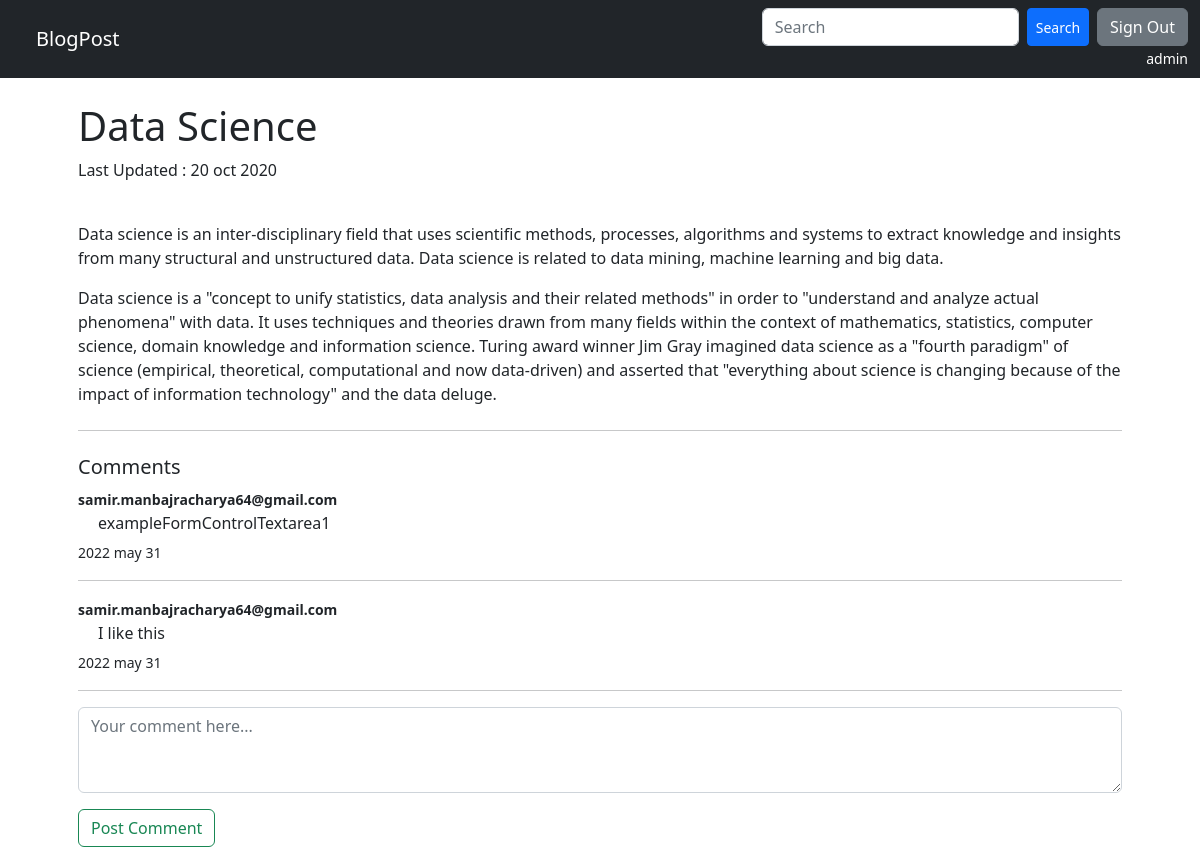
The page /2020/10/20/data-science/ (signed in) on the database its author committed.
### blog/models.py (models this page shows, shortened)
class Post(models.Model):
    STATUS_CHOICES=(
        ('draft','Draft'),
        ('published','Published')
    )
    title = models.CharField(max_length=250)
    slug = models.SlugField(max_length=250,unique_for_date='publish')
    author = models.ForeignKey(User,on_delete=models.CASCADE,related_name='blog_posts')
    body =  models.TextField()
    publish = models.DateTimeField(default=timezone.now)
    created = models.DateTimeField(auto_now_add=True)
    updated = models.DateTimeField(auto_now=True)
    status = models.CharField(max_length=10,choices=STATUS_CHOICES,default='draft')
    class Meta:
        ordering = ('-publish',)

class Comment(models.Model):
    post	=	models.ForeignKey(Post,on_delete=models.CASCADE, related_name='comments')
    user	=	models.ForeignKey(User,on_delete=models.CASCADE)
    body	=	models.TextField()
    created	=	models.DateTimeField(auto_now_add=True)
    updated	=	models.DateTimeField(auto_now=True)
    active	=	models.BooleanField(default=True)
    class Meta:
        ordering	=	('created',)

### blog/views.py (the view)
# urls.py: path('<int:year>/<int:month>/<int:day>/<slug:post>/',v.post_detail,name='blog_detail'),
def post_detail(request,year,month,day,post):
    post = get_object_or_404(Post,slug=post,publish__year=year,publish__month=month,publish__day=day)
    if request.method == 'POST':
        if not request.user.is_authenticated:
            return redirect('account:login')
        else:
            new_comment = request.POST.get('exampleFormControlTextarea1')
            Comment(post=post,user=User.objects.get(username=request.user),body=new_comment).save()
    comments=post.comments.filter(active=True)
    context={
        'post':post,
        'comments':comments,
    }
    return render(request,'blog/post_detail.html',context)

### templates/blog/post_detail.html (shortened to what this page needs)
{% extends "base.html" %}
{% block content %}
    <h1>{{	post.title	}}</h1>
    <p	class="date">
        Last Updated : {{ post.publish|date:'d b Y' }}
    </p>
    <p class="pt-2">
        {{ post.body|linebreaks }}
    </p>
    <hr class="my-4">
    <p class="h5">Comments</p>
    {% for comment in comments %}
        <div >
            <strong><small>{{comment.user}}</small></strong>
            <p style="margin: 0; padding-bottom:5px; padding-left:20px;">{{comment.body}}</p>
            <small>{{comment.updated|date:'Y b d'}}</small>
            <hr>
        </div>
    {% empty %}
        <p>There are no comments yet.</p>
    {% endfor %}
    <form action="" method="POST" class="mb-3">
          <div class="mb-3">
            <textarea class="form-control" name="exampleFormControlTextarea1" id="exampleFormControlTextarea1" rows="3" placeholder="Your comment here..."></textarea>
          </div>
        <button type="submit" class="btn btn-outline-success">Post Comment</button>
    </form>
{% endblock content %}

### templates/base.html (shortened to what this page needs)
<!doctype html>
<html lang="en">
  <head>
    <link href="https://cdn.jsdelivr.net/npm/bootstrap@5.2.0-beta1/dist/css/bootstrap.min.css" rel="stylesheet">
  </head>
  <body>
    <nav class="navbar navbar-dark bg-dark">
      <div class="container-fluid">
        <a class="navbar-brand ps-4" href="{% url 'blog:blog_list' %}">BlogPost</a>
        <div class="">
          <div class="d-flex">
            <form class="d-flex" role="search" action="{% url 'blog:search_content' %}">
              <input class="form-control me-2" name='q' type="search" placeholder="Search" aria-label="Search">
              <button class="btn btn-primary btn-sm" type="submit">Search</button>
            </form>
            {% if user.is_authenticated %}
              <form action="{% url 'account:logout' %}">
                <button class="btn btn-secondary ms-2">Sign Out</button>
              </form>
            {% else %}
              <form action="{% url 'account:login' %}">
                <button class="btn btn-secondary ms-2">Sign In</button>
              </form>
            {% endif %}
          </div>
          <div>
              {% if user.is_authenticated %}
              <p class='mb-0' style="text-align:right; color:white"><small>{{ user }}</small></p>
              {% endif %}
            </div>
      </div>
      </div>
    </nav>
    <div class="container mt-4 px-5">
      {% block content %}
      {% endblock %}
    </div>
  </body>
</html>

### rows shown on the page
Post: title "Data Science", publish "20 oct 2020", body "Data science is an inter-disciplinary field that uses scientific methods, processes, algorithms and systems to extract knowledge and insights from many structural and unstructured data. Data science is related to data mining, machine learning and big data. Data science is a \"concept to unify statistics, data analysis and their related methods\" in order to \"understand and analyze actual phenomena\" with data. It uses techniques and theories drawn from many fields within the context of mathematics, statistics, computer science, domain knowledge and information science. Turing award winner Jim Gray imagined data science as a \"fourth paradigm\" of science (empirical, theoretical, computational…"
Comment: user "samir.manbajracharya64@gmail.com", body "exampleFormControlTextarea1", updated "2022 may 31"
Comment: user "samir.manbajracharya64@gmail.com", body "I like this", updated "2022 may 31"

### other values the page prints
{{ user }} "admin"
